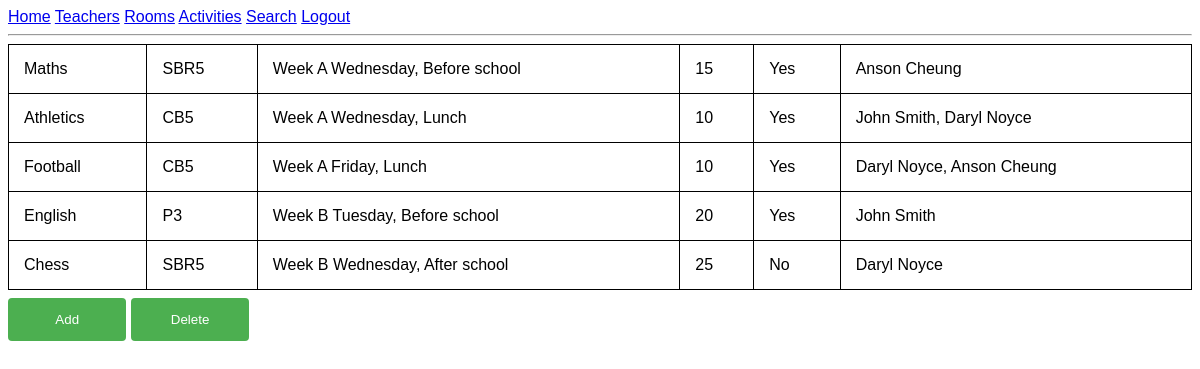
Before: /activities (signed in) with the older database file.
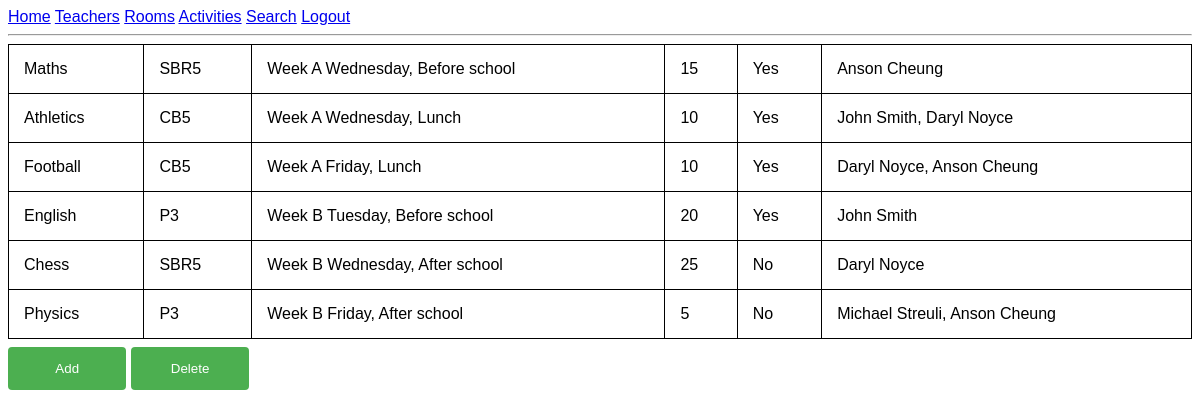
After: the same page with the newer database file.
### models.py (models this page shows, shortened)
class Activity(db.Model):
    id = db.Column(db.Integer, primary_key=True)
    a_name = db.Column(db.String(64))
    r_id = db.Column(db.Integer(), db.ForeignKey('room.id'))
    week = db.Column(db.String(64))
    day = db.Column(db.String(64))
    time = db.Column(db.String(64))
    max_attendees = db.Column(db.String(64))
    food_supplied = db.Column(db.String(64))
    teachers = db.relationship('Teacher', secondary='teacher_activity_link')
    def iterable(self):
        teacher_list = [f'{t.f_name} {t.s_name}, ' for t in self.teachers]
        teacher_list_str = ''
        for teacher in teacher_list:
            teacher_list_str += teacher
        teacher_list_str = teacher_list_str[:-2]
        return [self.a_name, self.room.r_name, self.week, self.day, self.time, self.max_attendees, self.food_supplied, teacher_list_str]
    def iterable_datetime(self):
        arr = self.iterable()
        datetime = f'Week {self.week} {self.day}, {self.time}'
        arr.pop(2)
        arr.pop(2)
        arr.pop(2)
        arr.insert(2, datetime)
        return arr

class Room(db.Model):
    id = db.Column(db.Integer, primary_key=True)
    r_name = db.Column(db.String(64))
    building = db.Column(db.String(64))
    activities = db.relationship('Activity', backref='room')

### app.py (the view, shortened to what this page needs)
@app.route('/activities', methods=['GET', 'POST'])
@login_required
def activities():
    add_activity_form = AddActivityForm()
    find_times_form = FindTimesForm()
    find_rooms_form = FindRoomsForm()
    delete_activity_form = DeleteActivityForm()
    activities_table = [activity.iterable_datetime() for activity in Activity.query.all()]
    def datetime_sorter(combined_datetime):
        weeks = ['A', 'B']
        days = ['Monday', 'Tuesday', 'Wednesday', 'Thursday', 'Friday']
        times = ['Before school', 'Lunch', 'After school']
        combined_datetime = combined_datetime.split()
        week = combined_datetime[1]
        day = combined_datetime[2][:-1]
        time = combined_datetime[3]
        try:
            time += ' ' + combined_datetime[4]
        except IndexError:
            pass
        week = weeks.index(week)
        day = days.index(day)
        time = times.index(time)
        return (week * 7 + day) * 3 + time
    activities_table = sorted(activities_table, key=lambda x: datetime_sorter(x[2]))
    show_options = {
        'edit_id': False,
        'edit': False,
        'add': False,
        'delete': False,
        'find_times': False,
        'find_rooms': False
    }
    data = request.form
    if 'add' in data:
        show_options['add'] = True
        redirect('activities')
    if 'edit' in data:
        show_options['edit_id'] = True
        redirect('activities')
    if 'delete' in data:
        show_options['delete'] = True
        redirect('activities')
    if 'find_times' in data:
        show_options['find_times'] = True
        redirect('activities')
    if 'find_rooms' in data:
        show_options['find_rooms'] = True
        redirect('activities')
    return render_template('activities.html', activities_table=activities_table, add_activity_form=add_activity_form, show_options=show_options,
                           find_times_form=find_times_form, find_rooms_form=find_rooms_form, delete_activity_form=delete_activity_form)

### forms.py
class AddActivityForm(FlaskForm):
    a_name = StringField('Activity name', validators=[DataRequired()], render_kw={'placeholder': 'Activity Name'})
    r_name = StringField('Room name', validators=[DataRequired()], render_kw={'placeholder': 'Room Name'})
    week = SelectField('Date time', choices=[('A', 'A'), ('B', 'B')], validators=[DataRequired()])
    day = SelectField('Date time', choices=[('Monday', 'Monday'), ('Tuesday', 'Tuesday'), ('Wednesday', 'Wednesday'), ('Thursday', 'Thursday'),
                                            ('Friday', 'Friday')], validators=[DataRequired()])
    time = SelectField('Date time', choices=[('Before school', 'Before school'), ('Lunch', 'Lunch'), ('After school', 'After school')],
                       validators=[DataRequired()])
    max_attendees = StringField('Max attendees', validators=[DataRequired()], render_kw={'placeholder': 'Max Attendees'})
    food_supplied = RadioField('Food supplied?', choices=[('Yes', 'Yes'), ('No', 'No')])
    teacher_list = FieldList(StringField(), min_entries=0)
    submit_add = SubmitField('Submit')

### models.py (called while the page is built)
@login.user_loader
def load_user(user_id):
    return User.query.get(int(user_id))

### templates/activities.html (shortened to what this page needs)
{% extends "base.html" %}
{% block content %}
<table>
    {% for activity in activities_table %}
        <tr>
        {% for item in activity %}
            <td>{{ item }}</td>
        {% endfor %}
        </tr>
    {% endfor %}
</table>
    <form action="" method="post" novalidate>
<input type="submit" value="Add" name="add">
<input type="submit" value="Delete" name="delete">
</form>
{% endblock %}

Changed rows visible on the page:
now on one of the page's lists (row unchanged): Room: r_name "P3"
added Activity: a_name "Physics", food_supplied "No"
Other visible differences:
new list line: "Week B Friday, After school 5 Michael Streuli, Anson Cheung"
